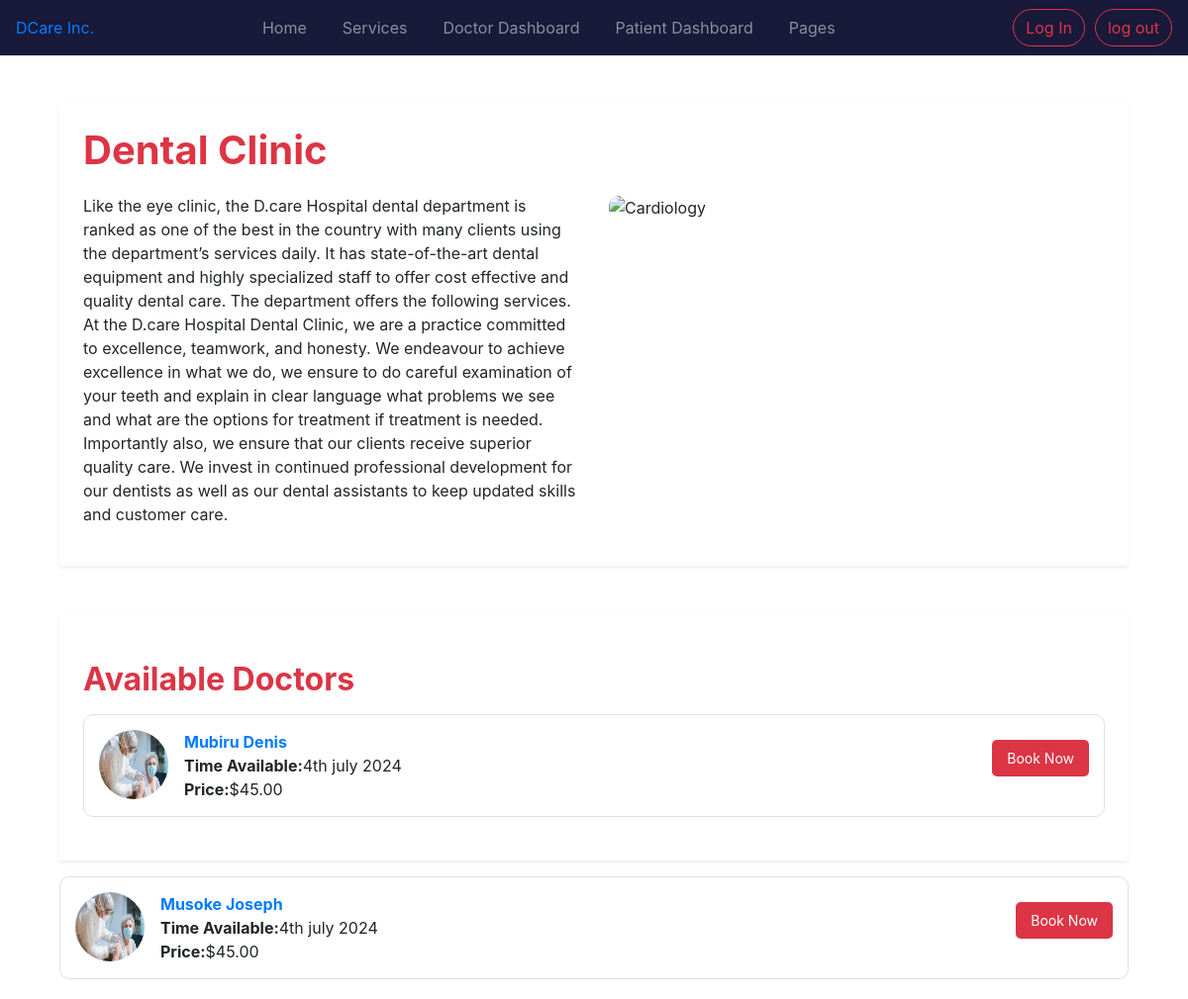
The page /service/1/ on the database its author committed.
### Base/models.py (models this page shows, shortened)
class Service(models.Model):
  image = models.FileField(upload_to='images/', null=True, blank=True)
  name = models.CharField(max_length=255)
  description = models.TextField(blank=True,null=True)
  cost = models.DecimalField(max_digits=10,decimal_places=2)
  available_doctors = models.ManyToManyField(doctor_models.Doctor,blank=True)

### doctor/models.py (models this page shows, shortened)
class Doctor(models.Model):
  user = models.OneToOneField(userauths_model.User,on_delete = models.CASCADE)
  image = models.FileField(upload_to= "images",null=True,blank=True)
  full_name = models.CharField(max_length=100, null=True, blank=True)
  mobile = models.CharField(max_length=100, null=True, blank=True)
  country = models.CharField(max_length=100, null=True, blank=True)
  bio_data = models.CharField(max_length=100, null=True, blank=True)
  specialization = models.CharField(max_length=100, null=True, blank=True)
  qualification = models.CharField(max_length=100, null=True, blank=True)
  year_of_experience = models.CharField(max_length=100, null=True, blank=True)
  next_available_appointment_date = models.CharField(max_length=100, null=True, blank=True)

### Base/views.py (the view)
# urls.py: path('service/<service_id>/', views.service_detail, name='service_detail'),
def service_detail(request, service_id):
    service = base_models.Service.objects.get(id = service_id)
    context = {
        'service':service
    }
    return render(request, 'users/service_detail.html',context)

### templates/users/service_detail.html (shortened to what this page needs)
{% extends 'users/base.html' %}
{% block content %}
    <div class="container">
        <div class="bg-white p-4 rounded shadow-sm service-content">
            <h1 class="service-title">{{service.name}}</h1>
            <div class="row">
                <div class="col-md-6">
                    <p>{{service.description}}</p>
                </div>
                <div class="col-md-6">
                    <img src="{{service.images.url}}" alt="Cardiology" class="img-fluid">
                </div>
            </div>
        </div>
        <div class="bg-white p-4 rounded shadow-sm mt-5">
            <h2 class="mt-4 font-weight-bold text-danger">Available Doctors</h2>
            {% for d in service.available_doctors.all %}
            <div class="doctor-card media mt-3">
                <img src="static/users/images/bg.jpg" alt="Doctor Amy Wyatt" class="mr-3">
                <div class="media-body d-flex justify-content-between align-items-center">
                    <di>
                        <h7 class="mt-0 font-weight-bold text-primary">{{d.full_name}}</h7>
                        <div class="d-flex gap-2">
                            <p class="fw-semibold mt-0 mb-0 font-weight-bold"> Time Available:</p>
                            <p class="mt-0 mb-0">4th july 2024</p>
                        </div>
                        <div class="d-flex gap-2">
                            <p class="fw-semibold mt-0 mb-0 font-weight-bold"> Price:</p>
                            <p class="mt-0 mb-0 custom-bold-red"> ${{service.cost}}</p>
                        </div>
                    </div>
                    <button class="book-now-btn">Book Now</button>
                </div>
            </div>
            {% endfor %}
        </div>
</body>
</html>
{% endblock %}

### templates/users/base.html (style rules this page uses)
.service-title { color: #dc3545; font-weight: bold; margin-bottom: 20px; }
.service-content img { width: 100%; max-width: 300px; height: auto; border-radius: 10px; }
.doctor-card { border: 1px solid #e0e0e0; border-radius: 10px; padding: 15px; margin-bottom: 20px; }
.doctor-card img { width: 70px; height: 70px; border-radius: 50%; }
.book-now-btn { margin-top: 10px; background-color: #dc3545; color: white; border: none; padding: 8px 15px; border-radius: 5px; font-size: 14px; cursor: pointer; }

### rows shown on the page
Service: name "Dental Clinic", description "Like the eye clinic, the D.care Hospital dental department is ranked as one of the best in the country with many clients using the department’s services daily. It has state-of-the-art dental equipment and highly specialized staff to offer cost effective and quality dental care. The department offers the following services. At the D.care Hospital Dental Clinic, we are a practice committed to excellence, teamwork, and honesty. We endeavour to achieve excellence in what we do, we ensure to do careful examination of your teeth and explain in clear language what problems we see and what are the options for treatment if treatment is needed. Importantly also, we ensure that our clients receive…", cost "45.00"
Doctor: full_name "Mubiru Denis"
Doctor: full_name "Musoke Joseph"
